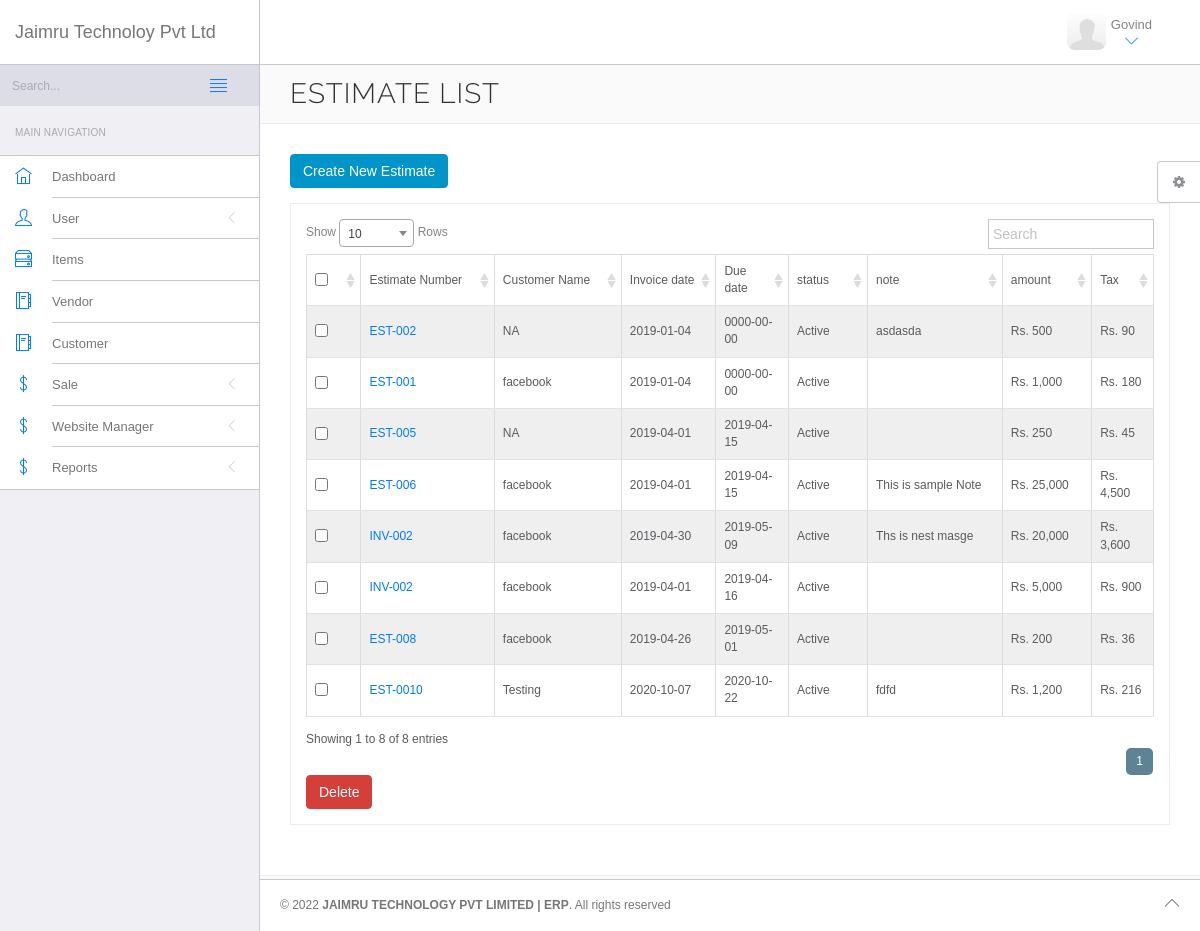
The app's page /erp/estimate-list.php (signed in) with its own data.
### tables this page shows
CREATE TABLE `estimate` (
  `es_id` int(11) UNSIGNED NOT NULL,
  `customer_id` int(11) NOT NULL,
  `es_number` varchar(255) DEFAULT NULL,
  `es_date` date DEFAULT NULL,
  `ex_date` date DEFAULT NULL,
  `currency` varchar(255) DEFAULT NULL,
  `status` varchar(255) DEFAULT NULL,
  `agent` varchar(255) DEFAULT NULL,
  `note` text DEFAULT NULL,
  `items` text DEFAULT NULL,
  `oum` text DEFAULT NULL,
  `hsn` text DEFAULT NULL,
  `price` text DEFAULT NULL,
  `qty` text DEFAULT NULL,
  `amount` text DEFAULT NULL,
  `sub_total` varchar(255) DEFAULT NULL,
  `tax` varchar(255) DEFAULT NULL,
  `added_at` datetime DEFAULT NULL
);

CREATE TABLE `customers` (
  `customer_id` int(11) NOT NULL,
  `name` varchar(255) DEFAULT NULL,
  `email` varchar(100) DEFAULT NULL,
  `phone` varchar(15) DEFAULT NULL,
  `company` varchar(255) DEFAULT NULL,
  `address1` varchar(255) DEFAULT NULL,
  `address2` varchar(255) DEFAULT NULL,
  `state` varchar(255) DEFAULT NULL,
  `zipcode` varchar(10) DEFAULT NULL,
  `country` varchar(255) DEFAULT NULL,
  `agent` varchar(255) DEFAULT NULL,
  `gst` varchar(50) DEFAULT NULL,
  `status` enum('Active','Inactive') DEFAULT 'Active',
  `added_by` int(11) NOT NULL
);

### erp/includes/class.php (called while the page is built, shortened)
<?php
class baseClass {
	private $host = "localhost";
	private $user = "root";
		private $password = "";
	private $database = "jaimru";
	public function __construct()
	{
		$this->conn = mysqli_connect($this->host,$this->user,$this->password,$this->database);
	}
    function moneyFormatIndia($num) {
        $explrestunits = "" ;
        if(strlen($num)>3) {
            $lastthree = substr($num, strlen($num)-3, strlen($num));
            $restunits = substr($num, 0, strlen($num)-3);
            $restunits = (strlen($restunits)%2 == 1)?"0".$restunits:$restunits;
            $expunit = str_split($restunits, 2);
            for($i=0; $i<sizeof($expunit); $i++) {
                if($i==0) {
                    $explrestunits .= (int)$expunit[$i].",";
                } else {
                    $explrestunits .= $expunit[$i].",";
                }
            }
            $thecash = $explrestunits.$lastthree;
        } else {
            $thecash = $num;
        }
        return $thecash;
    }
}
?>

### erp/estimate-list.php (the view, shortened to what this page needs)
<?php include('includes/top_inc.php');
include('includes/class.php');
$class = new baseClass;
?>
<!DOCTYPE html>
<html lang="en">
<head>
    <link rel="stylesheet" href="vendor/bootstrap/css/bootstrap.min.css">
    <link rel="stylesheet" href="vendor/fontawesome/css/font-awesome.min.css">
    <link rel="stylesheet" href="vendor/themify-icons/themify-icons.min.css">
    <link href="vendor/animate.css/animate.min.css" rel="stylesheet" media="screen">
    <link href="vendor/perfect-scrollbar/perfect-scrollbar.min.css" rel="stylesheet" media="screen">
    <link href="vendor/switchery/switchery.min.css" rel="stylesheet" media="screen">
    <link rel="stylesheet" href="assets/css/styles.css">
    <link rel="stylesheet" href="assets/css/plugins.css">
    <link rel="stylesheet" href="assets/css/themes/theme-6.css" id="skin_color" />
    <link href="vendor/select2/select2.min.css" rel="stylesheet" media="screen">
    <link href="vendor/DataTables/css/DT_bootstrap.css" rel="stylesheet" media="screen">
</head>
<body>
<div id="app">
    <?php include('includes/left_sidebar.php'); ?>
    <div class="app-content">
        <?php include('includes/top_header.php'); ?>
        <div class="main-content" >
            <div class="wrap-content container" id="container">
                <section id="page-title">
                    <div class="row">
                        <div class="col-sm-8">
                            <h1 class="mainTitle">Estimate List</h1>
                        </div>
                    </div>
                </section>
                <div class="container-fluid container-fullw bg-white">
                    <div class="row">
                        <div class="col-md-12">
                            <div>
                                <a href="estimate.php" class="btn btn-azure">Create New Estimate</a>
                            </div>
                        </div>
                        <div class="col-sm-12 margin-top-15">
                            <div class="panel panel-white no-radius">
                                <div class="panel-body" >
                                    <form action="estimate-list.php" method="post" enctype="multipart/form-data">
                                        <div style="overflow-x:auto;">
                                            <table class="table table-sm table-responsive table-striped table-bordered table-hover table-full-width" id="sample_1">
                                                <thead>
                                                <tr>
                                                    <td><input type="checkbox" name="all" id="all" > </td>
                                                    <td>Estimate Number</td>
                                                    <td>Customer Name</td>
                                                    <td>Invoice date</td>
                                                    <td>Due date</td>
                                                    <td>status</td>
                                                    <td>note</td>
                                                    <td>amount</td>
                                                    <td>Tax</td>
                                                </tr>
                                                </thead>
                                                <tbody>
                                                <?php $qry = mysqli_query($class->conn,"SELECT * FROM estimate INNER JOIN customers ON estimate.customer_id = customers.customer_id;");
                                                while($res = mysqli_fetch_array($qry))
                                                {	@extract($res);
                                                    ?>
                                                    <tr>
                                                        <td><input type="checkbox" name="ids[]"  value="<?php echo $es_id ?>" > </td>
                                                        <td><a href="estimate_view.php?id=<?php echo $es_id ?>"> <?php echo $es_number ?></a></td>
                                                        <td><?php echo $company ?></td>
                                                        <td><?php echo $es_date ?></td>
                                                        <td><?php echo $ex_date ?></td>
                                                        <td><?php echo $status ?></td>
                                                        <td><?php echo $note ?></td>
                                                        <td><?php $amount = json_decode($amount);
                                                            $finalamount = 0;
                                                            foreach ($amount as $amt)
                                                            {
                                                                $finalamount = $finalamount + $amt;
                                                            }
                                                            echo "Rs. ".$class->moneyFormatIndia($finalamount); ?></td>
                                                        <td><?php echo "Rs. ".$class->moneyFormatIndia($finalamount * 18/100); ?></td>
                                                    </tr>
                                                <?php } ?>
                                                </tbody>
                                            </table>
                                        </div>
                                        <button name="delete" class="btn btn-danger" >Delete</button>
                                    </form>
                                </div>
                            </div>
                        </div>
                    </div>
                </div>
            </div>
        </div>
    </div>
    <?php include('includes/footer.php'); ?>
    <?php include('includes/right_setting.php'); ?>
</div>
</body>
</html>

### erp/assets/css/themes/theme-6.css (style rules this page uses)
body { background: #F0F3F4; }

### erp/assets/css/themes/theme-1.css (style rules this page uses)
body { background: #FAFAFA; }

### records on screen
estimate: es_number "EST-002", customer.company "NA", es_date "2019-01-04", ex_date "0000-00-00", customer.status "Active", note "asdasda", moneyFormatIndia "500", moneyFormatIndia "90"
estimate: es_number "EST-001", customer.company "facebook", es_date "2019-01-04", ex_date "0000-00-00", customer.status "Active", moneyFormatIndia "1,000", moneyFormatIndia "180"
estimate: es_number "EST-005", customer.company "NA", es_date "2019-04-01", ex_date "2019-04-15", customer.status "Active", moneyFormatIndia "250", moneyFormatIndia "45"
estimate: es_number "EST-006", customer.company "facebook", es_date "2019-04-01", ex_date "2019-04-15", customer.status "Active", note "This is sample Note", moneyFormatIndia "25,000", moneyFormatIndia "4,500"
estimate: es_number "INV-002", customer.company "facebook", es_date "2019-04-30", ex_date "2019-05-09", customer.status "Active", note "Ths is nest masge", moneyFormatIndia "20,000", moneyFormatIndia "3,600"
estimate: es_number "INV-002", customer.company "facebook", es_date "2019-04-01", ex_date "2019-04-16", customer.status "Active", moneyFormatIndia "5,000", moneyFormatIndia "900"
estimate: es_number "EST-008", customer.company "facebook", es_date "2019-04-26", ex_date "2019-05-01", customer.status "Active", moneyFormatIndia "200", moneyFormatIndia "36"
estimate: es_number "EST-0010", customer.company "Testing", es_date "2020-10-07", ex_date "2020-10-22", customer.status "Active", note "fdfd", moneyFormatIndia "1,200", moneyFormatIndia "216"

### other values on screen
$_SESSION['sess_user_name'] "Govind"
